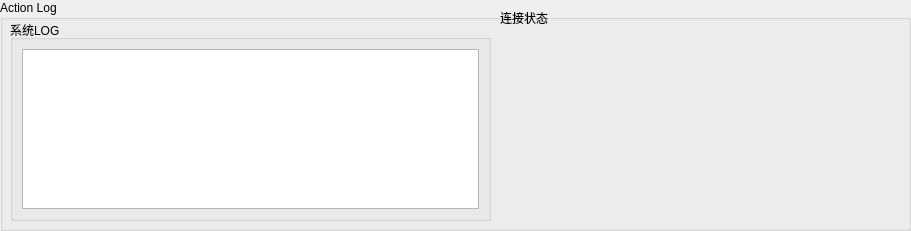
     <widget class="QGroupBox" name="groupBox_43">
      <property name="geometry">
       <rect>
        <x>10</x>
        <y>610</y>
        <width>911</width>
        <height>231</height>
       </rect>
      </property>
      <property name="title">
       <string>Action Log</string>
      </property>
      <widget class="QmitkToolTrackingStatusWidget" name="showVegaTool_StatusWidget" native="true">
       <property name="geometry">
        <rect>
         <x>550</x>
         <y>20</y>
         <width>331</width>
         <height>200</height>
        </rect>
       </property>
       <property name="minimumSize">
        <size>
         <width>0</width>
         <height>200</height>
        </size>
       </property>
       <property name="maximumSize">
        <size>
         <width>16777215</width>
         <height>50</height>
        </size>
       </property>
      </widget>
      <widget class="QLabel" name="label_29">
       <property name="geometry">
        <rect>
         <x>500</x>
         <y>10</y>
         <width>61</width>
         <height>16</height>
        </rect>
       </property>
       <property name="text">
        <string>连接状态</string>
       </property>
      </widget>
      <widget class="QGroupBox" name="groupBox_4">
       <property name="geometry">
        <rect>
         <x>10</x>
         <y>20</y>
         <width>481</width>
         <height>201</height>
        </rect>
       </property>
       <property name="title">
        <string>系统LOG</string>
       </property>
       <layout class="QHBoxLayout" name="horizontalLayout_10">
        <item>
         <widget class="QTextBrowser" name="textBrowser_Action">
          <property name="html">
           <string>&lt;!DOCTYPE HTML PUBLIC &quot;-//W3C//DTD HTML 4.0//EN&quot; &quot;http://www.w3.org/TR/REC-html40/strict.dtd&quot;&gt;
&lt;html&gt;&lt;head&gt;&lt;meta name=&quot;qrichtext&quot; content=&quot;1&quot; /&gt;&lt;style type=&quot;text/css&quot;&gt;
p, li { white-space: pre-wrap; }
&lt;/style&gt;&lt;/head&gt;&lt;body style=&quot; font-family:'SimSun'; font-size:9pt; font-weight:400; font-style:normal;&quot;&gt;
&lt;p style=&quot;-qt-paragraph-type:empty; margin-top:0px; margin-bottom:0px; margin-left:0px; margin-right:0px; -qt-block-indent:0; text-indent:0px;&quot;&gt;&lt;br /&gt;&lt;/p&gt;&lt;/body&gt;&lt;/html&gt;</string>
          </property>
         </widget>
        </item>
       </layout>
      </widget>
     </widget>
